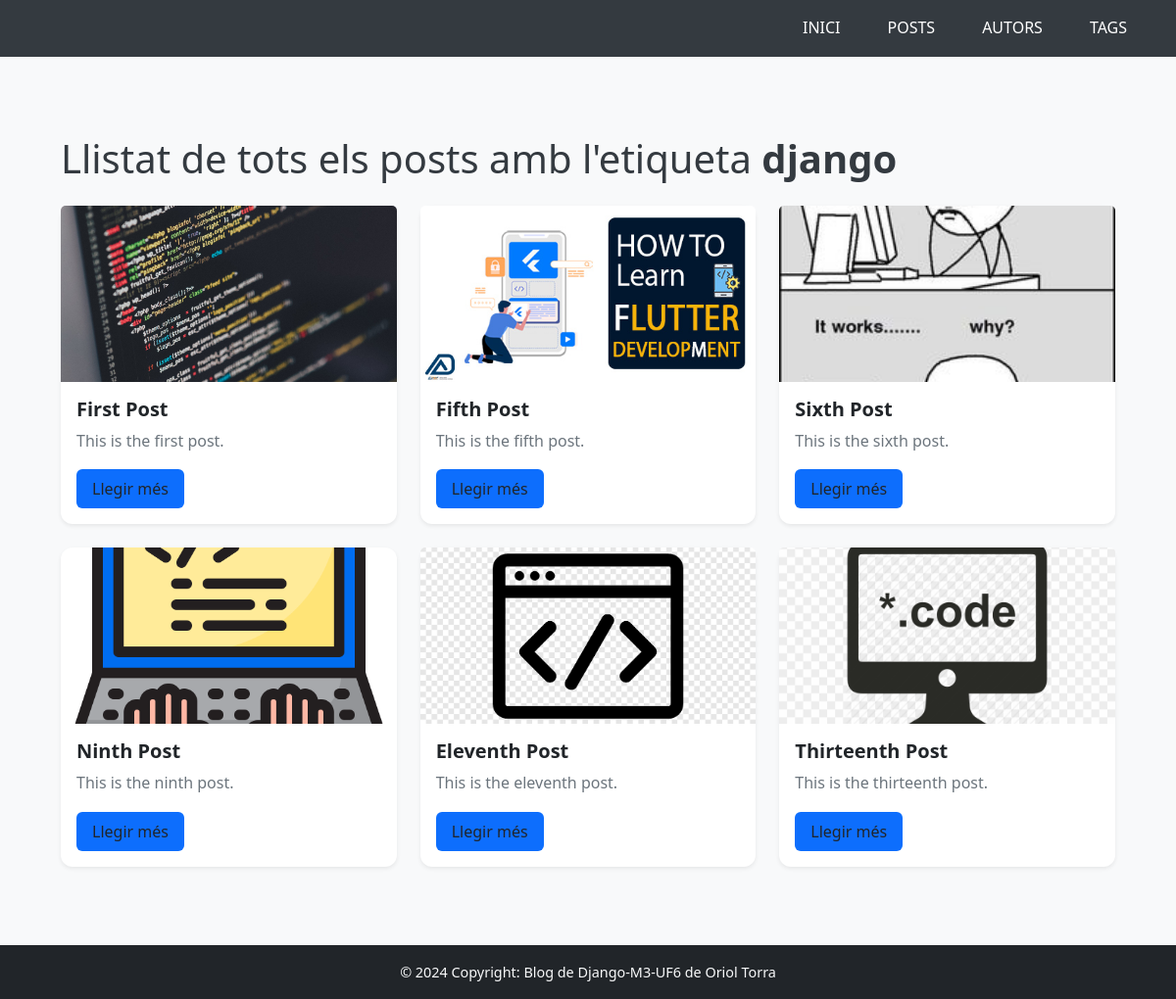
The page /tags/django/ on the database its author committed.
### blog/models.py (models this page shows, shortened)
class Tag(models.Model):
    tag = models.CharField(max_length=20, unique=True)

class Post(models.Model):
    title      = models.CharField(max_length=100)
    excerpt    = models.TextField()
    image_name = models.CharField(max_length=100)
    date       = models.DateField()
    slug       = models.SlugField(default="", blank=True, null=False, db_index=True)
    content    = models.TextField()
    author     = models.ForeignKey(Author, on_delete=models.CASCADE, related_name='posts')
    tags       = models.ManyToManyField(Tag, related_name='posts')
    def get_absolute_url(self):
        return reverse('posts-detail-page', args=[self.slug])

### blog/views.py (the view)
# urls.py: path('tags/<str:tag>/', views.tag_posts, name='tag-posts'),
def tag_posts(request, tag):
    tag_obj = get_object_or_404(Tag, tag=tag)
    posts = tag_obj.posts.order_by('-date')
    return render(request, 'tag_post.html', {'tag': tag_obj, 'posts': posts})

### blog/templates/tag_post.html (shortened to what this page needs)
{% extends 'base.html' %}
{% load static %}
{% block content %}
  <div class="main-container py-5">
    <h1 class="mb-4">
      Llistat de tots els posts amb l'etiqueta
      <span class="tag-link">{{ tag.tag }}</span>
    </h1>
    <div class="posts-grid">
      {% for post in posts %}
        <div class="card h-100 shadow-sm">
          {% with path='images/'|add:post.image_name %}
            <img
              src="{% static path %}"
              class="card-img-top"
              alt="{{ post.title }}"
            >
          {% endwith %}
          <div class="card-body d-flex flex-column">
            <h5 class="card-title">{{ post.title }}</h5>
            <p class="card-text">{{ post.excerpt }}</p>
            <a href="{{ post.get_absolute_url }}" class="btn btn-primary mt-auto">
              Llegir més
            </a>
          </div>
        </div>
      {% endfor %}
    </div>
  </div>
{% endblock %}

### blog/templates/base.html (shortened to what this page needs)
{% load static %}
<!DOCTYPE html>
<html lang="ca">
<head>
  <link
    href="https://cdn.jsdelivr.net/npm/bootstrap@5.4.0/dist/css/bootstrap.min.css"
    rel="stylesheet"
  >
  <link rel="stylesheet" href="{% static 'css/style.css' %}">
</head>
<body class="d-flex flex-column min-vh-100">
  <nav class="navbar navbar-expand-lg navbar-dark bg-dark">
    <div class="container">
      <div class="navbar-nav ms-auto">
        <a class="nav-link" href="{% url 'home' %}">INICI</a>
        <a class="nav-link" href="{% url 'posts-list' %}">POSTS</a>
        <a class="nav-link" href="{% url 'authors-list' %}">AUTORS</a>
        <a class="nav-link" href="{% url 'tag-list' %}">TAGS</a>
      </div>
    </div>
  </nav>
  <main class="flex-grow-1">
    <div class="main-container">
      {% block content %}{% endblock %}
    </div>
  </main>
  <footer class="bg-dark text-light py-3 mt-auto">
    <div class="container text-center">
      © 2024 Copyright: Blog de Django-M3-UF6 de Oriol Torra
    </div>
  </footer>
</body>
</html>

### blog/static/css/style.css (style rules this page uses)
*, *::before, *::after { margin: 0; padding: 0; box-sizing: border-box; }
html, body { height: 100%; }
body { font-family: 'Segoe UI', Tahoma, sans-serif; color: #343a40; line-height: 1.6; background-color: #f8f9fa; display: flex; flex-direction: column; }
.navbar { background-color: #343a40 !important; }
.navbar-nav { display: flex; gap: 2rem; margin-left: auto; }
.nav-link { color: #ffffff !important; text-decoration: none !important; font-weight: 500; text-transform: uppercase; }
main { flex: 1; }
.main-container { max-width: 1140px; margin: 0 auto; padding: 2rem 1rem; }
.posts-grid { display: grid; grid-template-columns: repeat(auto-fill, minmax(280px,1fr)); gap: 1.5rem; }
.card { border: none; border-radius: .75rem; box-shadow: 0 4px 8px rgba(0,0,0,0.05); transition: transform .2s, box-shadow .2s; display: flex; flex-direction: column; height: 100%; }
.card-img-top { width: 100%; height: 180px; object-fit: cover; }
.card-body { flex: 1; display: flex; flex-direction: column; padding: 1rem; }
.card-title { font-size: 1.25rem; font-weight: 600; margin-bottom: .5rem; }
.card-text { flex: 1; color: #6c757d; margin-bottom: 1rem; }
.btn-primary { background-color: #0d6efd; border: none; border-radius: .375rem; padding: .5rem 1rem; font-weight: 500; transition: background .2s; align-self: flex-start; text-decoration: none !important; }
.tag-link { color: #343a40; font-weight: 600; text-decoration: none !important; }
footer { background-color: #343a40; color: #fff; text-align: center; padding: 1rem 0; font-size: .9rem; }
a { text-decoration: none !important; color: inherit !important; }

### rows shown on the page
Tag: tag "django"
Post: shows a picture, title "First Post", excerpt "This is the first post."
Post: shows a picture, title "Fifth Post", excerpt "This is the fifth post."
Post: shows a picture, title "Sixth Post", excerpt "This is the sixth post."
Post: shows a picture, title "Ninth Post", excerpt "This is the ninth post."
Post: shows a picture, title "Eleventh Post", excerpt "This is the eleventh post."
Post: shows a picture, title "Thirteenth Post", excerpt "This is the thirteenth post."
